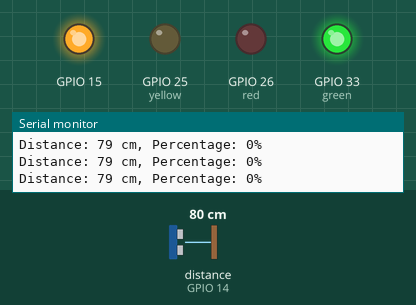
Simulated run of this sketch. Board: ESP32. Shown: output pins drawn as LEDs (lit = HIGH), the last lines printed to the serial monitor. Wiring (inferred from the names in the program): ultrasonic range finder: trigger GPIO 12; echo GPIO 14. The test bench sets the inputs (shaded band); at power-on: distance to the obstacle (sensor on GPIO 14) 80 cm. The echo pulse lasts 58.3 µs per cm; WiFi joins after 1.5 s; servers stay silent unless stated; pins used as bus, display or sensor lines are not drawn.

Above: at 3.8 s.
3.9 s: distance to the obstacle (sensor on GPIO 14) set to 12 cm
5.6 s: distance to the obstacle (sensor on GPIO 14) set to 9 cm
At 6.6 s:
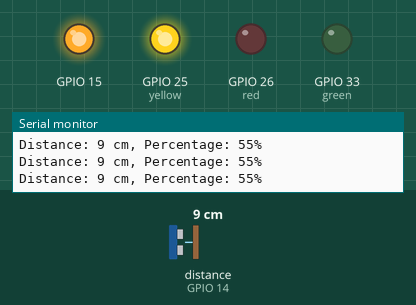
7.4 s: distance to the obstacle (sensor on GPIO 14) set to 6 cm
8.9 s: distance to the obstacle (sensor on GPIO 14) set to 3 cm
At 10.4 s:
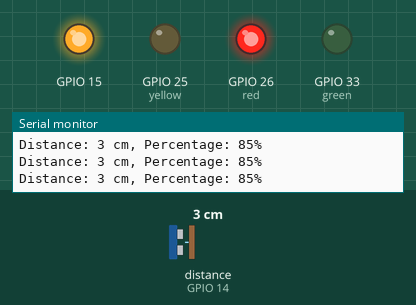
10.7 s: distance to the obstacle (sensor on GPIO 14) set to 18 cm
At 12.3 s:
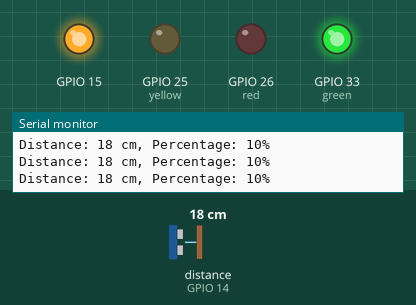
12.6 s: distance to the obstacle (sensor on GPIO 14) set to 2 cm
At 13.4 s:
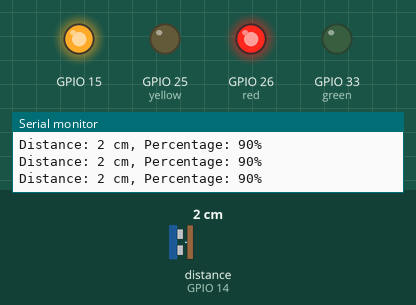
Timing chart, 0 to 15.4 s (numbered marks = the images above; inputs shaded):
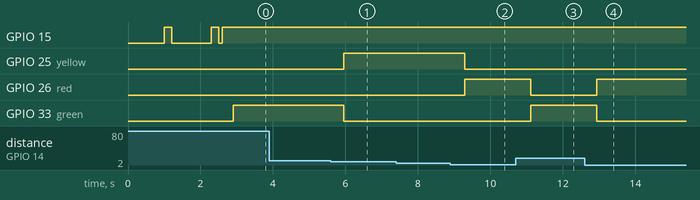

The sketch:

WasteManagement_FireBase.ino
```cpp
#include <WiFi.h>
#include <FirebaseESP32.h>

// Set up your Firebase credentials
#define FIREBASE_HOST "my-app-3de95-default-rtdb.firebaseio.com"
#define FIREBASE_AUTH "YwOotL0dOX4oiqAPoWYnik5Rn8fAq8nmkjOLmPXA"

// Set up your WiFi credentials
const char* ssid = "Redmi";
const char* password = "876543210";

const int trigPin = 12;
const int echoPin = 14;
const int totalValue = 20;  // Total value for percentage calculation

const int red = 26;
const int yellow = 25;
const int green = 33;

// Create Firebase objects
FirebaseData firebaseData1;
FirebaseConfig firebaseConfig;
FirebaseAuth firebaseAuth;

void setup() {
  Serial.begin(115200);
  pinMode(15, OUTPUT);
  pinMode(trigPin, OUTPUT);
  pinMode(echoPin, INPUT);
  pinMode(red, OUTPUT);
  pinMode(yellow, OUTPUT);
  pinMode(green, OUTPUT);

  // Connect to WiFi
  WiFi.begin(ssid, password);
  while (WiFi.status() != WL_CONNECTED) {
    delay(1000);
    Serial.println("Connecting to WiFi...");
    digitalWrite(15, HIGH);
    delay(200);
    digitalWrite(15, LOW);
    delay(100);
  }
  Serial.println("Connected to WiFi");
  digitalWrite(15, HIGH);

  // Initialize Firebase
  firebaseConfig.host = FIREBASE_HOST;
  firebaseConfig.signer.tokens.legacy_token = FIREBASE_AUTH;

  Firebase.begin(&firebaseConfig, &firebaseAuth);
  Firebase.reconnectWiFi(true); // Ensure WiFi reconnects automatically
}

void loop() {
  ultrasonic_reading();
}

void ultrasonic_reading() {
  digitalWrite(trigPin, LOW);
  delay(1);
  digitalWrite(trigPin, HIGH);
  delay(1);
  digitalWrite(trigPin, LOW);

  long duration = pulseIn(echoPin, HIGH);
  int distance = duration * 0.0343 / 2;
  if (distance >= 1000) {
    distance = 0;
  }

  // Map the distance to a percentage based on the total value
  int percentage = map(distance, 0, totalValue, 100, 0);

  // Ensure the percentage is within the valid range (0 to 100)
  percentage = constrain(percentage, 0, 100);

  Serial.print("Distance: ");
  Serial.print(distance);
  Serial.print(" cm, Percentage: ");
  Serial.print(percentage);
  Serial.println("%");

  Firebase.setInt(firebaseData1, "/IOT/Height(CM)/", distance);
  Firebase.setInt(firebaseData1, "/IOT/Percentage/", percentage);

  // Control the LEDs based on the percentage
  if (percentage <= 50) {
    digitalWrite(green, HIGH);
    digitalWrite(red, LOW);
    digitalWrite(yellow, LOW);
  } else if (percentage > 50 && percentage < 80) {
    digitalWrite(green, LOW);
    digitalWrite(red, LOW);
    digitalWrite(yellow, HIGH);
  } else if (percentage >= 80 && percentage <= 100) {
    digitalWrite(green, LOW);
    digitalWrite(red, HIGH);
    digitalWrite(yellow, LOW);
  }
}
```

Measured:
- the behaviour switches between 11 and 10 cm on distance to the obstacle (sensor on GPIO 14) (found by bisection; images 0 and 1)
- the behaviour switches between 5 and 4 cm on distance to the obstacle (sensor on GPIO 14) (found by bisection; images 1 and 2)
- after the input at 5.6 s, GPIO 25 (yellow): LOW → HIGH after 0.36 s; GPIO 33 (green): HIGH → LOW after 0.36 s
- after the input at 8.9 s, GPIO 25 (yellow): HIGH → LOW after 0.39 s; GPIO 26 (red): LOW → HIGH after 0.39 s
- after the input at 10.7 s, GPIO 26 (red): HIGH → LOW after 0.41 s; GPIO 33 (green): LOW → HIGH after 0.41 s
- after the input at 12.6 s, GPIO 26 (red): LOW → HIGH after 0.33 s; GPIO 33 (green): HIGH → LOW after 0.33 s
